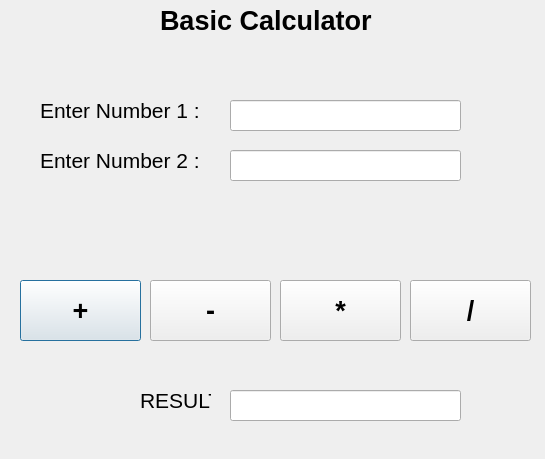
<?xml version="1.0" encoding="UTF-8"?>
<ui version="4.0">
 <class>Dialog</class>
 <widget class="QDialog" name="Dialog">
  <property name="geometry">
   <rect>
    <x>0</x>
    <y>0</y>
    <width>545</width>
    <height>459</height>
   </rect>
  </property>
  <property name="windowTitle">
   <string>Dialog</string>
  </property>
  <property name="autoFillBackground">
   <bool>false</bool>
  </property>
  <widget class="QLabel" name="label">
   <property name="geometry">
    <rect>
     <x>160</x>
     <y>10</y>
     <width>221</width>
     <height>21</height>
    </rect>
   </property>
   <property name="font">
    <font>
     <pointsize>20</pointsize>
     <weight>75</weight>
     <bold>true</bold>
    </font>
   </property>
   <property name="text">
    <string>Basic Calculator</string>
   </property>
  </widget>
  <widget class="QLabel" name="label_2">
   <property name="geometry">
    <rect>
     <x>40</x>
     <y>100</y>
     <width>171</width>
     <height>21</height>
    </rect>
   </property>
   <property name="font">
    <font>
     <pointsize>16</pointsize>
    </font>
   </property>
   <property name="text">
    <string>Enter Number 1 :</string>
   </property>
  </widget>
  <widget class="QLabel" name="label_3">
   <property name="geometry">
    <rect>
     <x>40</x>
     <y>150</y>
     <width>171</width>
     <height>21</height>
    </rect>
   </property>
   <property name="font">
    <font>
     <pointsize>16</pointsize>
    </font>
   </property>
   <property name="text">
    <string>Enter Number 2 :</string>
   </property>
  </widget>
  <widget class="QLineEdit" name="lineEdit">
   <property name="geometry">
    <rect>
     <x>230</x>
     <y>100</y>
     <width>231</width>
     <height>31</height>
    </rect>
   </property>
   <property name="font">
    <font>
     <pointsize>14</pointsize>
    </font>
   </property>
  </widget>
  <widget class="QLineEdit" name="lineEdit_2">
   <property name="geometry">
    <rect>
     <x>230</x>
     <y>150</y>
     <width>231</width>
     <height>31</height>
    </rect>
   </property>
   <property name="font">
    <font>
     <pointsize>14</pointsize>
    </font>
   </property>
  </widget>
  <widget class="QPushButton" name="pushButton">
   <property name="geometry">
    <rect>
     <x>20</x>
     <y>280</y>
     <width>121</width>
     <height>61</height>
    </rect>
   </property>
   <property name="font">
    <font>
     <pointsize>20</pointsize>
     <weight>75</weight>
     <bold>true</bold>
    </font>
   </property>
   <property name="text">
    <string>+</string>
   </property>
  </widget>
  <widget class="QPushButton" name="pushButton_2">
   <property name="geometry">
    <rect>
     <x>150</x>
     <y>280</y>
     <width>121</width>
     <height>61</height>
    </rect>
   </property>
   <property name="font">
    <font>
     <pointsize>20</pointsize>
     <weight>75</weight>
     <bold>true</bold>
    </font>
   </property>
   <property name="text">
    <string>-</string>
   </property>
  </widget>
  <widget class="QPushButton" name="pushButton_3">
   <property name="geometry">
    <rect>
     <x>280</x>
     <y>280</y>
     <width>121</width>
     <height>61</height>
    </rect>
   </property>
   <property name="font">
    <font>
     <pointsize>20</pointsize>
     <weight>75</weight>
     <bold>true</bold>
    </font>
   </property>
   <property name="text">
    <string>*</string>
   </property>
  </widget>
  <widget class="QPushButton" name="pushButton_4">
   <property name="geometry">
    <rect>
     <x>410</x>
     <y>280</y>
     <width>121</width>
     <height>61</height>
    </rect>
   </property>
   <property name="font">
    <font>
     <pointsize>20</pointsize>
     <weight>75</weight>
     <bold>true</bold>
    </font>
   </property>
   <property name="text">
    <string>/</string>
   </property>
  </widget>
  <widget class="QLabel" name="label_4">
   <property name="geometry">
    <rect>
     <x>140</x>
     <y>390</y>
     <width>71</width>
     <height>21</height>
    </rect>
   </property>
   <property name="font">
    <font>
     <pointsize>16</pointsize>
    </font>
   </property>
   <property name="text">
    <string>RESULT</string>
   </property>
  </widget>
  <widget class="QLineEdit" name="lineEdit_3">
   <property name="geometry">
    <rect>
     <x>230</x>
     <y>390</y>
     <width>231</width>
     <height>31</height>
    </rect>
   </property>
   <property name="font">
    <font>
     <pointsize>14</pointsize>
    </font>
   </property>
   <property name="text">
    <string/>
   </property>
  </widget>
 </widget>
 <resources/>
 <connections/>
</ui>
